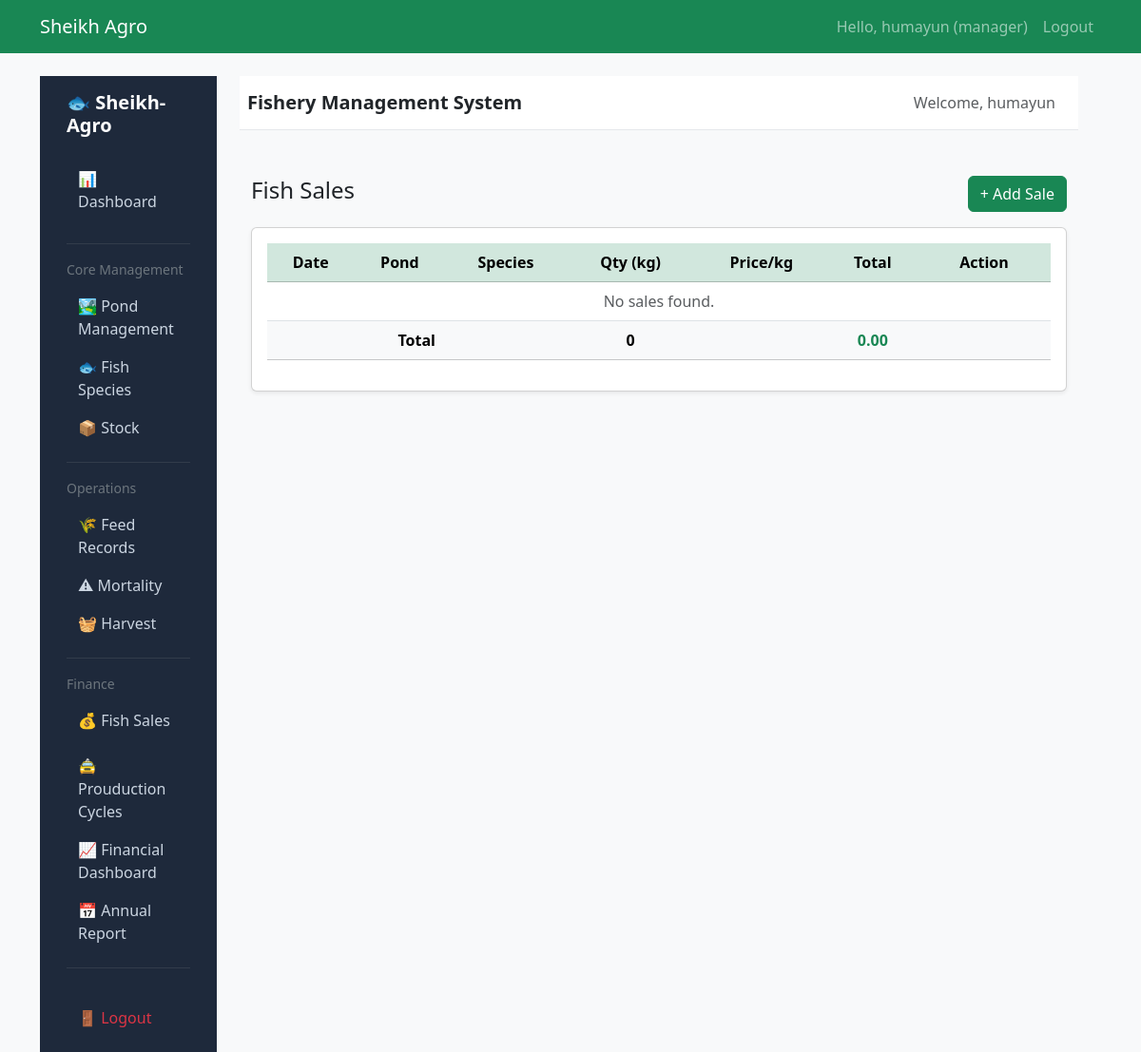
Before: /fishery/sale/ (signed in) with the older database file.
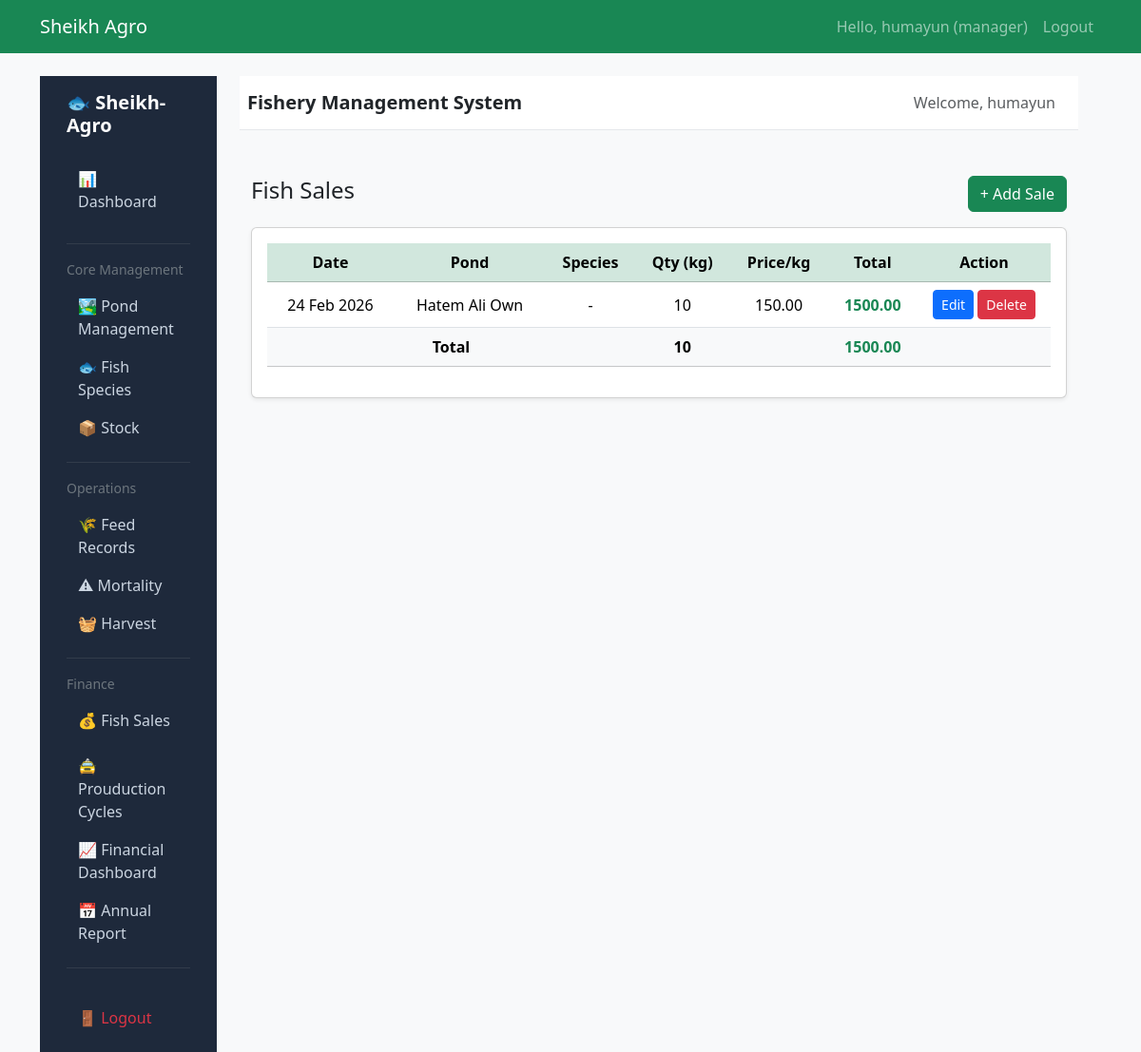
After: the same page with the newer database file.
### fishery/models.py (models this page shows, shortened)
class FishSale(models.Model):
    harvest = models.ForeignKey(
        Harvest,
        on_delete=models.CASCADE,
        related_name='sales',
        null=False,
        blank=False
    )
    quantity_kg = models.PositiveIntegerField()
    price_per_kg = models.DecimalField(max_digits=10, decimal_places=2)
    sale_date = models.DateField(default=timezone.now)
    created_at = models.DateTimeField(auto_now_add=True, null=True, blank=True)
    class Meta:
        ordering = ['-sale_date']
        indexes = [
            models.Index(fields=['sale_date']),
        ]
    @property
    def total_amount(self):
        return (Decimal(self.quantity_kg) * self.price_per_kg).quantize(Decimal('0.01'))

### fishery/views.py (the view)
# urls.py: path('sale/', FishSaleListView.as_view(), name='sale_list'),
class FishSaleListView(LoginRequiredMixin, ListView):
    model = FishSale
    template_name = "fishery/sale/sale_list.html"
    context_object_name = "sales"
    paginate_by = 15
    def get_queryset(self):
        return FishSale.objects.select_related(
            "harvest__stock__pond",
            "harvest__cycle__species"
        ).annotate(
            pond_name=F("harvest__stock__pond__name"),
            species_name=F("harvest__cycle__species__name")
        ).order_by("-sale_date")
    def get_context_data(self, **kwargs):
        context = super().get_context_data(**kwargs)
        qs = self.get_queryset()
        context["total_quantity"] = qs.aggregate(total=Sum("quantity_kg"))["total"] or 0
        context["total_sales_amount"] = qs.aggregate(
            total=Sum(
                ExpressionWrapper(
                    F("quantity_kg") * F("price_per_kg"),
                    output_field=DecimalField(max_digits=14, decimal_places=2)
                )
            )
        )["total"] or 0
        return context

### fishery/templates/fishery/sale/sale_list.html (shortened to what this page needs)
{% extends "fishery/base_fishery.html" %}
{% block fishery_content %}
<div class="container mt-4">
    <div class="d-flex justify-content-between align-items-center mb-3">
        <h4>Fish Sales</h4>
        <a href="{% url 'sale_create' %}" class="btn btn-success">+ Add Sale</a>
    </div>
    <div class="card shadow-sm">
        <div class="card-body table-responsive">
            <table class="table table-hover align-middle text-center">
                <thead class="table-success">
                    <tr>
                        <th>Date</th>
                        <th>Pond</th>
                        <th>Species</th>
                        <th>Qty (kg)</th>
                        <th>Price/kg</th>
                        <th>Total</th>
                        <th width="140">Action</th>
                    </tr>
                </thead>
                <tbody>
                    {% for sale in sales %}
                    <tr>
                        <td>{{ sale.sale_date|date:"d M Y" }}</td>
                        <td>{{ sale.pond_name|default:"-" }}</td>
                        <td>{{ sale.species_name|default:"-" }}</td>
                        <td>{{ sale.quantity_kg }}</td>
                        <td>{{ sale.price_per_kg|floatformat:2 }}</td>
                        <td class="fw-bold text-success">{{ sale.total_amount|floatformat:2 }}</td>
                        <td>
                            <a href="{% url 'sale_update' sale.pk %}" class="btn btn-sm btn-primary">Edit</a>
                            <a href="{% url 'sale_delete' sale.pk %}" class="btn btn-sm btn-danger">Delete</a>
                        </td>
                    </tr>
                    {% empty %}
                    <tr>
                        <td colspan="7" class="text-center text-muted">No sales found.</td>
                    </tr>
                    {% endfor %}
                </tbody>
                <tfoot class="table-light text-center fw-bold">
                    <tr>
                        <th colspan="3">Total</th>
                        <th>{{ total_quantity }}</th>
                        <th></th>
                        <th class="text-success">{{ total_sales_amount|floatformat:2 }}</th>
                        <th></th>
                    </tr>
                </tfoot>
            </table>
        </div>
    </div>
</div>
{% endblock %}

Changed rows visible on the page:
added FishSale: sale_date "24 Feb 2026", pond_name "Hatem Ali Own", species_name "-", quantity_kg "10", price_per_kg "150.00", total_amount "1500.00"
Other visible differences:
{{ total_quantity }}: "0" → "10"
{{ total_sales_amount|floatformat:2 }}: "0.00" → "1500.00"
text no longer shown: "No sales found."
